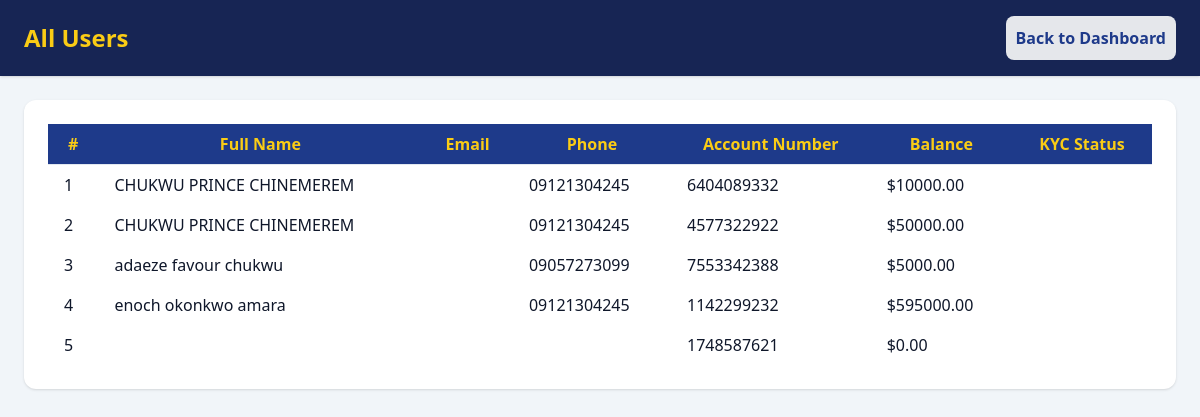
Page /admin-dashboard/users/ (signed in) on the earlier database version.
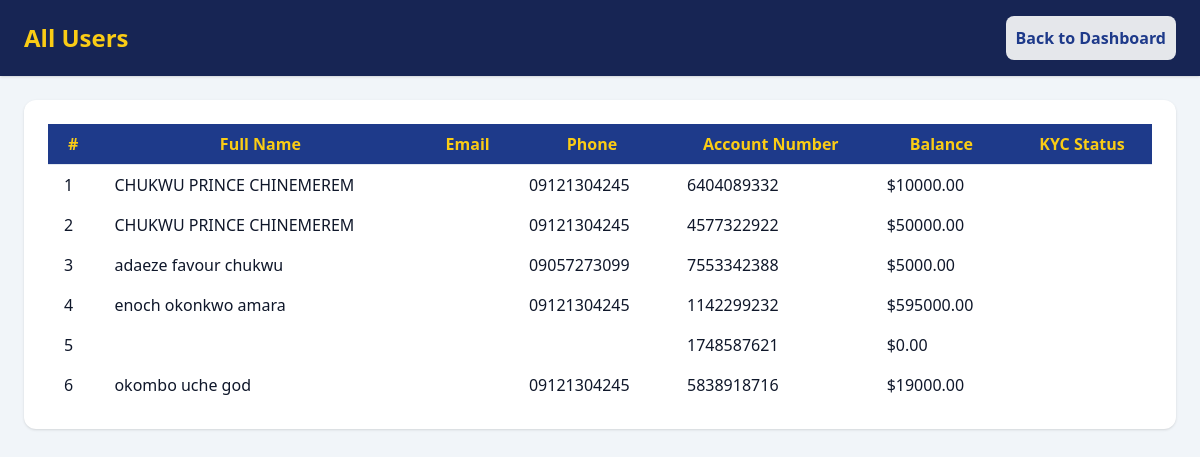
Same page on the later database version.
### core/models.py (models this page shows, shortened)
class UserProfile(models.Model):
	user = models.OneToOneField(User, on_delete=models.CASCADE)
	full_name = models.CharField(max_length=100)
	phone = models.CharField(max_length=20)
	address = models.CharField(max_length=255)
	dob = models.DateField()
	sex = models.CharField(max_length=10)
	country = models.CharField(max_length=50)
	occupation = models.CharField(max_length=50)
	passport = models.ImageField(upload_to='passports/')
	account_number = models.CharField(max_length=20, unique=True, default=generate_account_number)
	balance = models.DecimalField(max_digits=12, decimal_places=2, default=0.00)
	is_authorized = models.BooleanField(default=True)  # If False, transfers require admin approval
	pending_transfer = models.DecimalField(max_digits=12, decimal_places=2, default=0.00)  # Amount pending admin approval
	transfer_pin = models.CharField(max_length=10, blank=True, null=True)  # PIN issued by admin
	is_frozen = models.BooleanField(default=False)  # If True, account is frozen

### core/views.py (the view)
# urls.py: path('admin-dashboard/users/', views.admin_users, name='admin_users'),
@staff_member_required
def admin_users(request):
    from .models import UserProfile
    users = UserProfile.objects.all()
    return render(request, 'core/admin_users.html', {'users': users})

### core/templates/core/admin_users.html (shortened to what this page needs)
<!DOCTYPE html>
<html lang="en" class="dark">
<head>
    <script src="https://cdn.tailwindcss.com"></script>
</head>
<body class="bg-slate-100 dark:bg-slate-900 text-slate-900 dark:text-slate-100">
    <div class="min-h-screen flex flex-col">
        <header class="flex justify-between items-center bg-blue-950 text-yellow-400 px-6 py-4 shadow">
            <h1 class="text-2xl font-bold">All Users</h1>
            <a href="/admin-dashboard/" class="btn-secondary bg-white text-blue-900 px-4 py-2 rounded-lg font-semibold">Back to Dashboard</a>
        </header>
        <main class="flex-1 p-6">
            <div class="bg-white dark:bg-slate-800 rounded-xl shadow p-6 overflow-x-auto">
                <table class="min-w-full divide-y divide-slate-200 dark:divide-slate-700">
                    <thead>
                        <tr class="bg-blue-900 text-yellow-400">
                            <th class="px-4 py-2">#</th>
                            <th class="px-4 py-2">Full Name</th>
                            <th class="px-4 py-2">Email</th>
                            <th class="px-4 py-2">Phone</th>
                            <th class="px-4 py-2">Account Number</th>
                            <th class="px-4 py-2">Balance</th>
                            <th class="px-4 py-2">KYC Status</th>
                        </tr>
                    </thead>
                    <tbody>
                        {% for user in users %}
                        <tr class="hover:bg-blue-50 dark:hover:bg-slate-700 transition">
                            <td class="px-4 py-2">{{ forloop.counter }}</td>
                            <td class="px-4 py-2">{{ user.full_name }}</td>
                            <td class="px-4 py-2">{{ user.email }}</td>
                            <td class="px-4 py-2">{{ user.phone }}</td>
                            <td class="px-4 py-2">{{ user.account_number }}</td>
                            <td class="px-4 py-2">${{ user.balance }}</td>
                            <td class="px-4 py-2">{{ user.kyc_status }}</td>
                        </tr>
                        {% empty %}
                        <tr><td colspan="7" class="text-center text-slate-400 py-2">No users found.</td></tr>
                        {% endfor %}
                    </tbody>
                </table>
            </div>
        </main>
    </div>
</body>
</html>

Differences in the rows shown:
added UserProfile: full_name "okombo uche god", phone "09121304245", account_number "5838918716", balance "19000.00"
